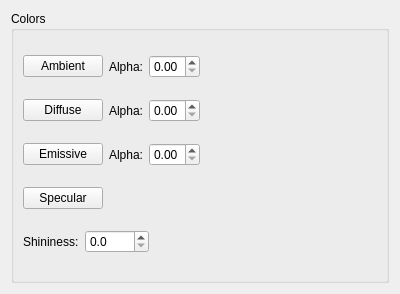
<?xml version="1.0" encoding="UTF-8"?>
<ui version="4.0">
 <class>Form</class>
 <widget class="QWidget" name="Form">
  <property name="geometry">
   <rect>
    <x>0</x>
    <y>0</y>
    <width>400</width>
    <height>294</height>
   </rect>
  </property>
  <property name="windowTitle">
   <string>Form</string>
  </property>
  <layout class="QGridLayout" name="gridLayout">
   <item row="0" column="0">
    <widget class="QGroupBox" name="groupBox">
     <property name="title">
      <string>Colors</string>
     </property>
     <layout class="QVBoxLayout" name="verticalLayout">
      <item>
       <layout class="QHBoxLayout" name="horizontalLayout">
        <item>
         <widget class="QPushButton" name="chooseAmbient">
          <property name="minimumSize">
           <size>
            <width>80</width>
            <height>0</height>
           </size>
          </property>
          <property name="maximumSize">
           <size>
            <width>70</width>
            <height>16777215</height>
           </size>
          </property>
          <property name="toolTip">
           <string>Set the ambient color</string>
          </property>
          <property name="text">
           <string>Ambient</string>
          </property>
         </widget>
        </item>
        <item>
         <widget class="QLabel" name="label">
          <property name="text">
           <string>Alpha:</string>
          </property>
         </widget>
        </item>
        <item>
         <widget class="QDoubleSpinBox" name="ambientAlpha">
          <property name="maximum">
           <double>1.000000000000000</double>
          </property>
          <property name="singleStep">
           <double>0.050000000000000</double>
          </property>
         </widget>
        </item>
        <item>
         <spacer name="horizontalSpacer">
          <property name="orientation">
           <enum>Qt::Horizontal</enum>
          </property>
          <property name="sizeHint" stdset="0">
           <size>
            <width>40</width>
            <height>20</height>
           </size>
          </property>
         </spacer>
        </item>
       </layout>
      </item>
      <item>
       <layout class="QHBoxLayout" name="horizontalLayout_2">
        <item>
         <widget class="QPushButton" name="chooseDiffuse">
          <property name="minimumSize">
           <size>
            <width>80</width>
            <height>0</height>
           </size>
          </property>
          <property name="maximumSize">
           <size>
            <width>70</width>
            <height>16777215</height>
           </size>
          </property>
          <property name="toolTip">
           <string>Set the ambient color</string>
          </property>
          <property name="text">
           <string>Diffuse</string>
          </property>
         </widget>
        </item>
        <item>
         <widget class="QLabel" name="label_2">
          <property name="text">
           <string>Alpha:</string>
          </property>
         </widget>
        </item>
        <item>
         <widget class="QDoubleSpinBox" name="diffuseAlpha">
          <property name="maximum">
           <double>1.000000000000000</double>
          </property>
          <property name="singleStep">
           <double>0.050000000000000</double>
          </property>
         </widget>
        </item>
        <item>
         <spacer name="horizontalSpacer_2">
          <property name="orientation">
           <enum>Qt::Horizontal</enum>
          </property>
          <property name="sizeHint" stdset="0">
           <size>
            <width>40</width>
            <height>20</height>
           </size>
          </property>
         </spacer>
        </item>
       </layout>
      </item>
      <item>
       <layout class="QHBoxLayout" name="horizontalLayout_4">
        <item>
         <widget class="QPushButton" name="chooseEmissive">
          <property name="minimumSize">
           <size>
            <width>80</width>
            <height>0</height>
           </size>
          </property>
          <property name="maximumSize">
           <size>
            <width>70</width>
            <height>16777215</height>
           </size>
          </property>
          <property name="toolTip">
           <string>Set the ambient color</string>
          </property>
          <property name="text">
           <string>Emissive</string>
          </property>
         </widget>
        </item>
        <item>
         <widget class="QLabel" name="label_4">
          <property name="text">
           <string>Alpha:</string>
          </property>
         </widget>
        </item>
        <item>
         <widget class="QDoubleSpinBox" name="emissiveAlpha">
          <property name="maximum">
           <double>1.000000000000000</double>
          </property>
          <property name="singleStep">
           <double>0.050000000000000</double>
          </property>
         </widget>
        </item>
        <item>
         <spacer name="horizontalSpacer_4">
          <property name="orientation">
           <enum>Qt::Horizontal</enum>
          </property>
          <property name="sizeHint" stdset="0">
           <size>
            <width>40</width>
            <height>20</height>
           </size>
          </property>
         </spacer>
        </item>
       </layout>
      </item>
      <item>
       <layout class="QHBoxLayout" name="horizontalLayout_3">
        <item>
         <widget class="QPushButton" name="chooseSpecular">
          <property name="minimumSize">
           <size>
            <width>80</width>
            <height>0</height>
           </size>
          </property>
          <property name="maximumSize">
           <size>
            <width>70</width>
            <height>16777215</height>
           </size>
          </property>
          <property name="toolTip">
           <string>Set the ambient color</string>
          </property>
          <property name="text">
           <string>Specular</string>
          </property>
         </widget>
        </item>
        <item>
         <spacer name="horizontalSpacer_3">
          <property name="orientation">
           <enum>Qt::Horizontal</enum>
          </property>
          <property name="sizeHint" stdset="0">
           <size>
            <width>40</width>
            <height>20</height>
           </size>
          </property>
         </spacer>
        </item>
       </layout>
      </item>
      <item>
       <layout class="QHBoxLayout" name="horizontalLayout_5">
        <item>
         <widget class="QLabel" name="label_9">
          <property name="text">
           <string>Shininess:</string>
          </property>
         </widget>
        </item>
        <item>
         <widget class="QDoubleSpinBox" name="shininessBox">
          <property name="maximumSize">
           <size>
            <width>16777213</width>
            <height>16777215</height>
           </size>
          </property>
          <property name="toolTip">
           <string>Set the shininess value for specular highlights (high values == more concentrated)</string>
          </property>
          <property name="decimals">
           <number>1</number>
          </property>
          <property name="maximum">
           <double>9999.000000000000000</double>
          </property>
         </widget>
        </item>
        <item>
         <spacer name="horizontalSpacer_5">
          <property name="orientation">
           <enum>Qt::Horizontal</enum>
          </property>
          <property name="sizeHint" stdset="0">
           <size>
            <width>40</width>
            <height>20</height>
           </size>
          </property>
         </spacer>
        </item>
       </layout>
      </item>
     </layout>
    </widget>
   </item>
  </layout>
 </widget>
 <resources/>
 <connections/>
</ui>
